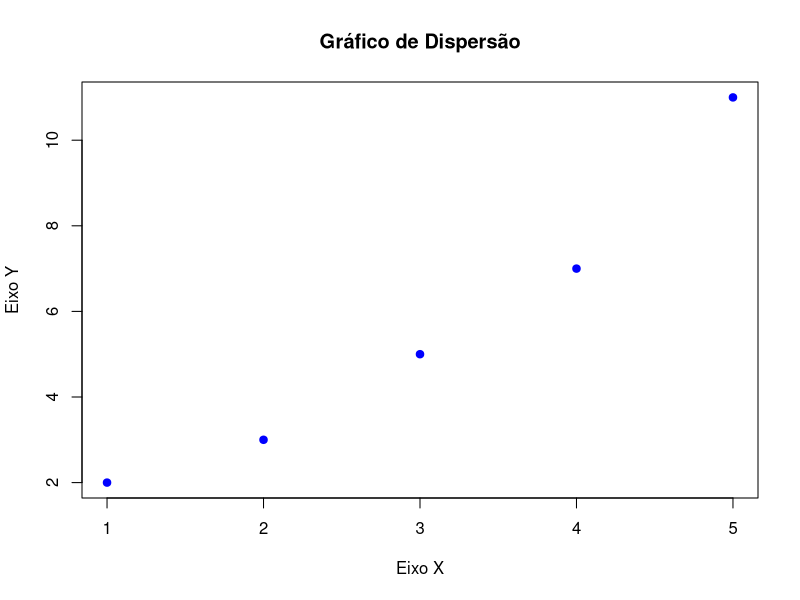
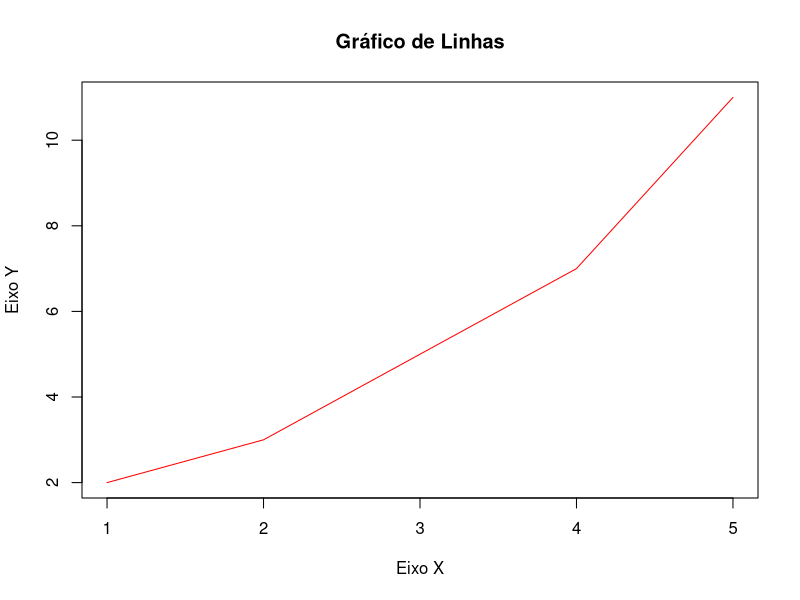
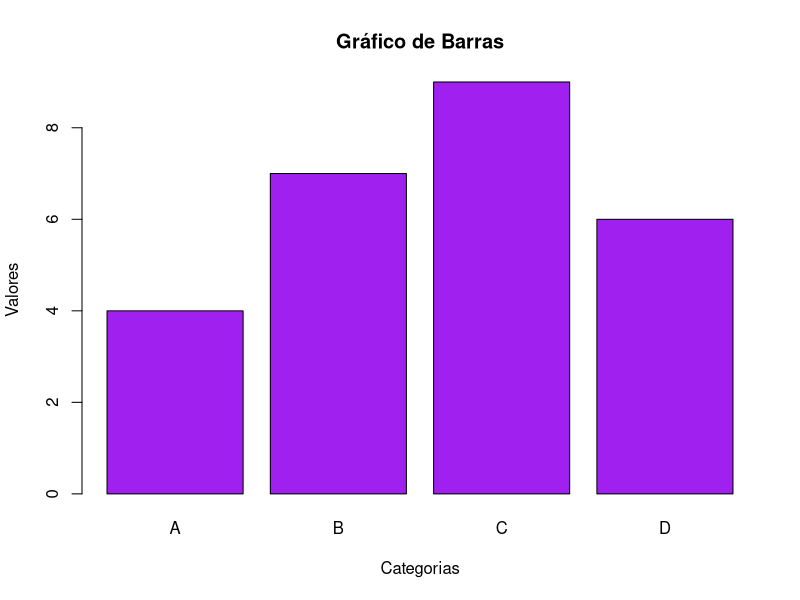
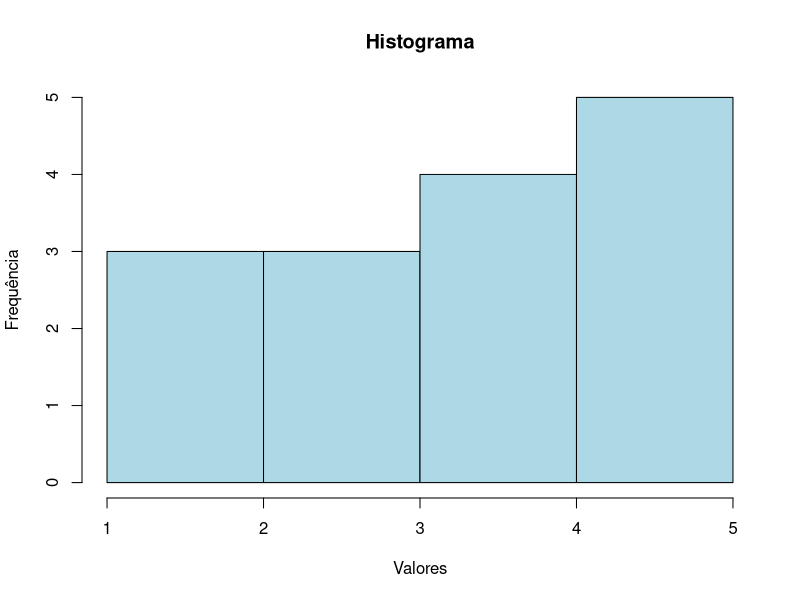
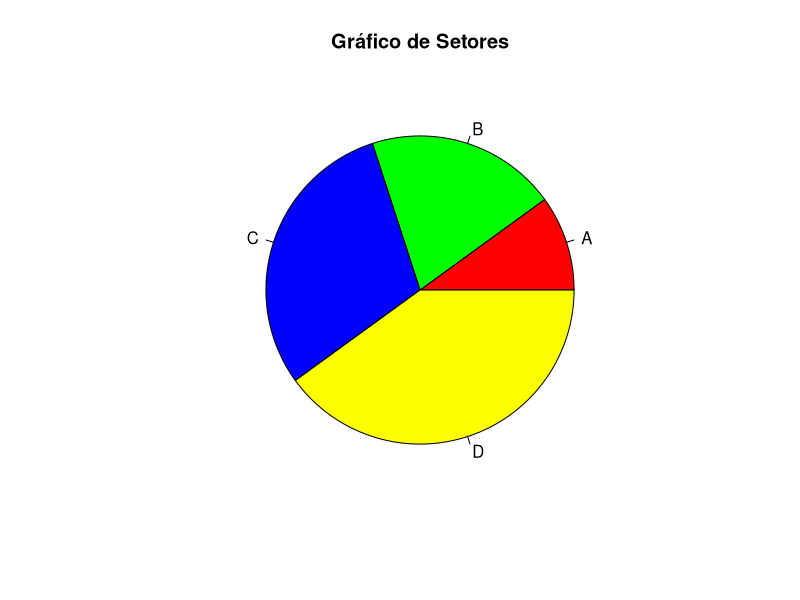

The R source for these figures, in order:
# =======================================================================
#                           GRAFICOS VANILLA
# =======================================================================
# Veremos as diversas formas de projetar valores via de gráfico no R.
# Aqui terá as formas "cruas", sem a necessidade de importar alguma biblioteca.
#

    # ===================================================================
    #                     NAO NECESSITA BIBLIOTECAS
    # ===================================================================
    #
    # Criando valores para projetarmos:
    #
      x <- c(1, 2, 3, 4, 5)  # Valores para o eixo X
      y <- c(2, 3, 5, 7, 11) # Valores para o eixo Y
    #
    # =============
    #
    # 1.A) Gráfico de Dispersão
    #
      plot(x, y, 
           main="Gráfico de Dispersão",  # Título do gráfico
           xlab="Eixo X",                # Rótulo do eixo X
           ylab="Eixo Y",                # Rótulo do eixo Y
           col="blue",                   # Cor dos pontos
           pch=19)                       # Tipo do ponto (pch=19 é círculo preenchido)
    #
    # =============
    #
    # 1.B) Gráfico de Linhas
    #
      plot(x, y, 
           type="l",                     # "l" indica linha (line)
           main="Gráfico de Linhas", 
           xlab="Eixo X", 
           ylab="Eixo Y", 
           col="red")                    # Cor da linha
    #
    # =============
    # 
    # 1.C) Gráfico de Barras
    # 
      valores <- c(4, 7, 9, 6)           # Valores das barras
      nomes <- c("A", "B", "C", "D")     # Nomes das categorias
    #
      barplot(valores, 
              names.arg=nomes,           # Rótulos das barras
              main="Gráfico de Barras", 
              col="purple",              # Cor das barras
              xlab="Categorias",         # Rótulo do eixo X
              ylab="Valores")            # Rótulo do eixo Y
    #
    # =============
    #
    # 1.D) Histograma
    #
      dados <- c(1, 2, 2, 3, 3, 3, 4, 4, 4, 4, 5, 5, 5, 5, 5)  # Frequência dos valores
    #
      hist(dados, 
           main="Histograma",            # Título do histograma
           xlab="Valores",               # Rótulo do eixo X
           ylab="Frequência",            # Rótulo do eixo Y
           col="lightblue",              # Cor das barras
           border="black")               # Cor da borda das barras
    #
    # =============
    #
    # 1.E) Gráfico de Setores (Pizza)
    #
      valores <- c(10, 20, 30, 40)        # Proporções das fatias
      categorias <- c("A", "B", "C", "D") # Rótulos das fatias
    #
      pie(valores, 
          labels=categorias,             # Rótulos de cada setor
          main="Gráfico de Setores", 
          col=c("red", "green", "blue", "yellow"))  # Cores das fatias
    #
    # =============